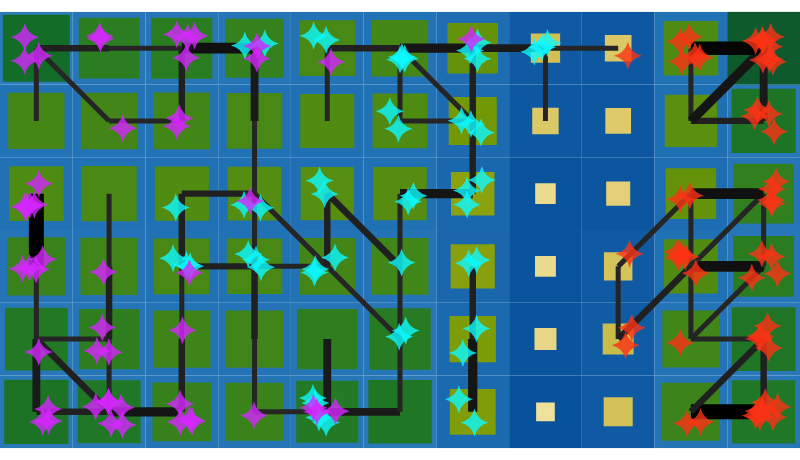

Here is the notebook cell this chart was saved with:
### Code cell
fig1 = basin.pond() \
    .pad_layer(gap="nogap") \
    .rhizome_layer() \
    .attraction_layer(X_scaled, marker=dict(color=marker_colors, symbol="star-diamond", size=20, opacity=.8), name="Projection of training data colored by class") \
    .visualize(**plot_args);

### Figure 1 — Plotly figure (JSON) as saved in the notebook; plotly's stock layout.template omitted (floating-point values rounded to 4 significant figures; data arrays with more than 128 entries replaced by an {"elided": "..."} marker saying what was removed)
{"data": [{"marker": {"color": {"elided": "150 str values"}, "opacity": 0.8, "size": 20, "symbol": "star-diamond"}, "mode": "markers", "name": "Projection of training data colored by class", "x": {"elided": "150 float values"}, "y": {"elided": "150 float values"}, "type": "scatter"}], "layout": {"shapes": [{"fillcolor": "rgb(41, 121, 185)", "layer": "between", "line": {"width": 0}, "type": "rect", "x0": -0.5, "x1": 0.5, "xref": "x", "y0": -0.5, "y1": 0.5, "yref": "y"}, {"fillcolor": "rgb(40, 120, 185)", "layer": "between", "line": {"width": 0}, "type": "rect", "x0": 0.5, "x1": 1.5, "xref": "x", "y0": -0.5, "y1": 0.5, "yref": "y"}, {"fillcolor": "rgb(36, 116, 183)", "layer": "between", "line": {"width": 0}, "type": "rect", "x0": 1.5, "x1": 2.5, "xref": "x", "y0": -0.5, "y1": 0.5, "yref": "y"}, {"fillcolor": "rgb(36, 116, 182)", "layer": "between", "line": {"width": 0}, "type": "rect", "x0": 2.5, "x1": 3.5, "xref": "x", "y0": -0.5, "y1": 0.5, "yref": "y"}, {"fillcolor": "rgb(39, 119, 184)", "layer": "between", "line": {"width": 0}, "type": "rect", "x0": 3.5, "x1": 4.5, "xref": "x", "y0": -0.5, "y1": 0.5, "yref": "y"}, {"fillcolor": "rgb(41, 121, 185)", "layer": "between", "line": {"width": 0}, "type": "rect", "x0": 4.5, "x1": 5.5, "xref": "x", "y0": -0.5, "y1": 0.5, "yref": "y"}, {"fillcolor": "rgb(27, 105, 175)", "layer": "between", "line": {"width": 0}, "type": "rect", "x0": 5.5, "x1": 6.5, "xref": "x", "y0": -0.5, "y1": 0.5, "yref": "y"}, {"fillcolor": "rgb(8, 81, 156)", "layer": "between", "line": {"width": 0}, "type": "rect", "x0": 6.5, "x1": 7.5, "xref": "x", "y0": -0.5, "y1": 0.5, "yref": "y"}, {"fillcolor": "rgb(15, 90, 163)", "layer": "between", "line": {"width": 0}, "type": "rect", "x0": 7.5, "x1": 8.5, "xref": "x", "y0": -0.5, "y1": 0.5, "yref": "y"}, {"fillcolor": "rgb(36, 116, 182)", "layer": "between", "line": {"width": 0}, "type": "rect", "x0": 8.5, "x1": 9.5, "xref": "x", "y0": -0.5, "y1": 0.5, "yref": "y"}, {"fillcolor": "rgb(40, 120, 185)", "layer": "between", "line": {"width": 0}, "type": "rect", "x0": 9.5, "x1": 10.5, "xref": "x", "y0": -0.5, "y1": 0.5, "yref": "y"}, {"fillcolor": "rgb(40, 120, 185)", "layer": "between", "line": {"width": 0}, "type": "rect", "x0": -0.5, "x1": 0.5, "xref": "x", "y0": 0.5, "y1": 1.5, "yref": "y"}, {"fillcolor": "rgb(38, 118, 183)", "layer": "between", "line": {"width": 0}, "type": "rect", "x0": 0.5, "x1": 1.5, "xref": "x", "y0": 0.5, "y1": 1.5, "yref": "y"}, {"fillcolor": "rgb(35, 115, 182)", "layer": "between", "line": {"width": 0}, "type": "rect", "x0": 1.5, "x1": 2.5, "xref": "x", "y0": 0.5, "y1": 1.5, "yref": "y"}, {"fillcolor": "rgb(35, 115, 182)", "layer": "between", "line": {"width": 0}, "type": "rect", "x0": 2.5, "x1": 3.5, "xref": "x", "y0": 0.5, "y1": 1.5, "yref": "y"}, {"fillcolor": "rgb(38, 118, 183)", "layer": "between", "line": {"width": 0}, "type": "rect", "x0": 3.5, "x1": 4.5, "xref": "x", "y0": 0.5, "y1": 1.5, "yref": "y"}, {"fillcolor": "rgb(39, 119, 184)", "layer": "between", "line": {"width": 0}, "type": "rect", "x0": 4.5, "x1": 5.5, "xref": "x", "y0": 0.5, "y1": 1.5, "yref": "y"}, {"fillcolor": "rgb(27, 105, 175)", "layer": "between", "line": {"width": 0}, "type": "rect", "x0": 5.5, "x1": 6.5, "xref": "x", "y0": 0.5, "y1": 1.5, "yref": "y"}, {"fillcolor": "rgb(10, 84, 158)", "layer": "between", "line": {"width": 0}, "type": "rect", "x0": 6.5, "x1": 7.5, "xref": "x", "y0": 0.5, "y1": 1.5, "yref": "y"}, {"fillcolor": "rgb(16, 92, 164)", "layer": "between", "line": {"width": 0}, "type": "rect", "x0": 7.5, "x1": 8.5, "xref": "x", "y0": 0.5, "y1": 1.5, "yref": "y"}, {"fillcolor": "rgb(35, 115, 182)", "layer": "between", "line": {"width": 0}, "type": "rect", "x0": 8.5, "x1": 9.5, "xref": "x", "y0": 0.5, "y1": 1.5, "yref": "y"}, {"fillcolor": "rgb(41, 121, 185)", "layer": "between", "line": {"width": 0}, "type": "rect", "x0": 9.5, "x1": 10.5, "xref": "x", "y0": 0.5, "y1": 1.5, "yref": "y"}, {"fillcolor": "rgb(36, 116, 183)", "layer": "between", "line": {"width": 0}, "type": "rect", "x0": -0.5, "x1": 0.5, "xref": "x", "y0": 1.5, "y1": 2.5, "yref": "y"}, {"fillcolor": "rgb(35, 115, 182)", "layer": "between", "line": {"width": 0}, "type": "rect", "x0": 0.5, "x1": 1.5, "xref": "x", "y0": 1.5, "y1": 2.5, "yref": "y"}, {"fillcolor": "rgb(33, 113, 181)", "layer": "between", "line": {"width": 0}, "type": "rect", "x0": 1.5, "x1": 2.5, "xref": "x", "y0": 1.5, "y1": 2.5, "yref": "y"}, {"fillcolor": "rgb(33, 113, 181)", "layer": "between", "line": {"width": 0}, "type": "rect", "x0": 2.5, "x1": 3.5, "xref": "x", "y0": 1.5, "y1": 2.5, "yref": "y"}, {"fillcolor": "rgb(34, 114, 182)", "layer": "between", "line": {"width": 0}, "type": "rect", "x0": 3.5, "x1": 4.5, "xref": "x", "y0": 1.5, "y1": 2.5, "yref": "y"}, {"fillcolor": "rgb(35, 115, 182)", "layer": "between", "line": {"width": 0}, "type": "rect", "x0": 4.5, "x1": 5.5, "xref": "x", "y0": 1.5, "y1": 2.5, "yref": "y"}, {"fillcolor": "rgb(26, 103, 174)", "layer": "between", "line": {"width": 0}, "type": "rect", "x0": 5.5, "x1": 6.5, "xref": "x", "y0": 1.5, "y1": 2.5, "yref": "y"}, {"fillcolor": "rgb(10, 83, 158)", "layer": "between", "line": {"width": 0}, "type": "rect", "x0": 6.5, "x1": 7.5, "xref": "x", "y0": 1.5, "y1": 2.5, "yref": "y"}, {"fillcolor": "rgb(15, 90, 163)", "layer": "between", "line": {"width": 0}, "type": "rect", "x0": 7.5, "x1": 8.5, "xref": "x", "y0": 1.5, "y1": 2.5, "yref": "y"}, {"fillcolor": "rgb(32, 112, 180)", "layer": "between", "line": {"width": 0}, "type": "rect", "x0": 8.5, "x1": 9.5, "xref": "x", "y0": 1.5, "y1": 2.5, "yref": "y"}, {"fillcolor": "rgb(38, 118, 184)", "layer": "between", "line": {"width": 0}, "type": "rect", "x0": 9.5, "x1": 10.5, "xref": "x", "y0": 1.5, "y1": 2.5, "yref": "y"}, {"fillcolor": "rgb(33, 113, 181)", "layer": "between", "line": {"width": 0}, "type": "rect", "x0": -0.5, "x1": 0.5, "xref": "x", "y0": 2.5, "y1": 3.5, "yref": "y"}, {"fillcolor": "rgb(33, 113, 181)", "layer": "between", "line": {"width": 0}, "type": "rect", "x0": 0.5, "x1": 1.5, "xref": "x", "y0": 2.5, "y1": 3.5, "yref": "y"}, {"fillcolor": "rgb(32, 112, 180)", "layer": "between", "line": {"width": 0}, "type": "rect", "x0": 1.5, "x1": 2.5, "xref": "x", "y0": 2.5, "y1": 3.5, "yref": "y"}, {"fillcolor": "rgb(32, 112, 180)", "layer": "between", "line": {"width": 0}, "type": "rect", "x0": 2.5, "x1": 3.5, "xref": "x", "y0": 2.5, "y1": 3.5, "yref": "y"}, {"fillcolor": "rgb(32, 111, 180)", "layer": "between", "line": {"width": 0}, "type": "rect", "x0": 3.5, "x1": 4.5, "xref": "x", "y0": 2.5, "y1": 3.5, "yref": "y"}, {"fillcolor": "rgb(32, 112, 180)", "layer": "between", "line": {"width": 0}, "type": "rect", "x0": 4.5, "x1": 5.5, "xref": "x", "y0": 2.5, "y1": 3.5, "yref": "y"}, {"fillcolor": "rgb(25, 103, 173)", "layer": "between", "line": {"width": 0}, "type": "rect", "x0": 5.5, "x1": 6.5, "xref": "x", "y0": 2.5, "y1": 3.5, "yref": "y"}, {"fillcolor": "rgb(9, 83, 157)", "layer": "between", "line": {"width": 0}, "type": "rect", "x0": 6.5, "x1": 7.5, "xref": "x", "y0": 2.5, "y1": 3.5, "yref": "y"}, {"fillcolor": "rgb(12, 86, 160)", "layer": "between", "line": {"width": 0}, "type": "rect", "x0": 7.5, "x1": 8.5, "xref": "x", "y0": 2.5, "y1": 3.5, "yref": "y"}, {"fillcolor": "rgb(30, 109, 178)", "layer": "between", "line": {"width": 0}, "type": "rect", "x0": 8.5, "x1": 9.5, "xref": "x", "y0": 2.5, "y1": 3.5, "yref": "y"}, {"fillcolor": "rgb(37, 117, 183)", "layer": "between", "line": {"width": 0}, "type": "rect", "x0": 9.5, "x1": 10.5, "xref": "x", "y0": 2.5, "y1": 3.5, "yref": "y"}, {"fillcolor": "rgb(34, 114, 182)", "layer": "between", "line": {"width": 0}, "type": "rect", "x0": -0.5, "x1": 0.5, "xref": "x", "y0": 3.5, "y1": 4.5, "yref": "y"}, {"fillcolor": "rgb(34, 114, 182)", "layer": "between", "line": {"width": 0}, "type": "rect", "x0": 0.5, "x1": 1.5, "xref": "x", "y0": 3.5, "y1": 4.5, "yref": "y"}, {"fillcolor": "rgb(34, 114, 182)", "layer": "between", "line": {"width": 0}, "type": "rect", "x0": 1.5, "x1": 2.5, "xref": "x", "y0": 3.5, "y1": 4.5, "yref": "y"}, {"fillcolor": "rgb(33, 113, 181)", "layer": "between", "line": {"width": 0}, "type": "rect", "x0": 2.5, "x1": 3.5, "xref": "x", "y0": 3.5, "y1": 4.5, "yref": "y"}, {"fillcolor": "rgb(32, 112, 180)", "layer": "between", "line": {"width": 0}, "type": "rect", "x0": 3.5, "x1": 4.5, "xref": "x", "y0": 3.5, "y1": 4.5, "yref": "y"}, {"fillcolor": "rgb(33, 113, 181)", "layer": "between", "line": {"width": 0}, "type": "rect", "x0": 4.5, "x1": 5.5, "xref": "x", "y0": 3.5, "y1": 4.5, "yref": "y"}, {"fillcolor": "rgb(28, 107, 176)", "layer": "between", "line": {"width": 0}, "type": "rect", "x0": 5.5, "x1": 6.5, "xref": "x", "y0": 3.5, "y1": 4.5, "yref": "y"}, {"fillcolor": "rgb(13, 88, 161)", "layer": "between", "line": {"width": 0}, "type": "rect", "x0": 6.5, "x1": 7.5, "xref": "x", "y0": 3.5, "y1": 4.5, "yref": "y"}, {"fillcolor": "rgb(13, 87, 161)", "layer": "between", "line": {"width": 0}, "type": "rect", "x0": 7.5, "x1": 8.5, "xref": "x", "y0": 3.5, "y1": 4.5, "yref": "y"}, {"fillcolor": "rgb(31, 111, 179)", "layer": "between", "line": {"width": 0}, "type": "rect", "x0": 8.5, "x1": 9.5, "xref": "x", "y0": 3.5, "y1": 4.5, "yref": "y"}, {"fillcolor": "rgb(41, 121, 185)", "layer": "between", "line": {"width": 0}, "type": "rect", "x0": 9.5, "x1": 10.5, "xref": "x", "y0": 3.5, "y1": 4.5, "yref": "y"}, {"fillcolor": "rgb(44, 124, 187)", "layer": "between", "line": {"width": 0}, "type": "rect", "x0": -0.5, "x1": 0.5, "xref": "x", "y0": 4.5, "y1": 5.5, "yref": "y"}, {"fillcolor": "rgb(38, 118, 184)", "layer": "between", "line": {"width": 0}, "type": "rect", "x0": 0.5, "x1": 1.5, "xref": "x", "y0": 4.5, "y1": 5.5, "yref": "y"}, {"fillcolor": "rgb(38, 118, 184)", "layer": "between", "line": {"width": 0}, "type": "rect", "x0": 1.5, "x1": 2.5, "xref": "x", "y0": 4.5, "y1": 5.5, "yref": "y"}, {"fillcolor": "rgb(37, 117, 183)", "layer": "between", "line": {"width": 0}, "type": "rect", "x0": 2.5, "x1": 3.5, "xref": "x", "y0": 4.5, "y1": 5.5, "yref": "y"}, {"fillcolor": "rgb(34, 114, 181)", "layer": "between", "line": {"width": 0}, "type": "rect", "x0": 3.5, "x1": 4.5, "xref": "x", "y0": 4.5, "y1": 5.5, "yref": "y"}, {"fillcolor": "rgb(34, 114, 182)", "layer": "between", "line": {"width": 0}, "type": "rect", "x0": 4.5, "x1": 5.5, "xref": "x", "y0": 4.5, "y1": 5.5, "yref": "y"}, {"fillcolor": "rgb(30, 109, 178)", "layer": "between", "line": {"width": 0}, "type": "rect", "x0": 5.5, "x1": 6.5, "xref": "x", "y0": 4.5, "y1": 5.5, "yref": "y"}, {"fillcolor": "rgb(15, 90, 163)", "layer": "between", "line": {"width": 0}, "type": "rect", "x0": 6.5, "x1": 7.5, "xref": "x", "y0": 4.5, "y1": 5.5, "yref": "y"}, {"fillcolor": "rgb(13, 88, 161)", "layer": "between", "line": {"width": 0}, "type": "rect", "x0": 7.5, "x1": 8.5, "xref": "x", "y0": 4.5, "y1": 5.5, "yref": "y"}, {"fillcolor": "rgb(33, 113, 181)", "layer": "between", "line": {"width": 0}, "type": "rect", "x0": 8.5, "x1": 9.5, "xref": "x", "y0": 4.5, "y1": 5.5, "yref": "y"}, {"fillcolor": "rgb(49, 129, 189)", "layer": "between", "line": {"width": 0}, "type": "rect", "x0": 9.5, "x1": 10.5, "xref": "x", "y0": 4.5, "y1": 5.5, "yref": "y"}, {"fillcolor": "rgb(28, 115, 38)", "layer": "between", "line": {"width": 0}, "type": "rect", "x0": -0.4422, "x1": 0.4422, "xref": "x", "y0": -0.4422, "y1": 0.4422, "yref": "y"}, {"fillcolor": "rgb(32, 119, 37)", "layer": "between", "line": {"width": 0}, "type": "rect", "x0": 0.5662, "x1": 1.434, "xref": "x", "y0": -0.4338, "y1": 0.4338, "yref": "y"}, {"fillcolor": "rgb(55, 129, 28)", "layer": "between", "line": {"width": 0}, "type": "rect", "x0": 1.596, "x1": 2.404, "xref": "x", "y0": -0.4039, "y1": 0.4039, "yref": "y"}, {"fillcolor": "rgb(58, 131, 27)", "layer": "between", "line": {"width": 0}, "type": "rect", "x0": 2.601, "x1": 3.399, "xref": "x", "y0": -0.3993, "y1": 0.3993, "yref": "y"}, {"fillcolor": "rgb(36, 122, 36)", "layer": "between", "line": {"width": 0}, "type": "rect", "x0": 3.573, "x1": 4.427, "xref": "x", "y0": -0.4269, "y1": 0.4269, "yref": "y"}, {"fillcolor": "rgb(31, 118, 37)", "layer": "between", "line": {"width": 0}, "type": "rect", "x0": 4.564, "x1": 5.436, "xref": "x", "y0": -0.4362, "y1": 0.4362, "yref": "y"}, {"fillcolor": "rgb(127, 157, 9)", "layer": "between", "line": {"width": 0}, "type": "rect", "x0": 5.685, "x1": 6.315, "xref": "x", "y0": -0.3154, "y1": 0.3154, "yref": "y"}, {"fillcolor": "rgb(239, 225, 156)", "layer": "between", "line": {"width": 0}, "type": "rect", "x0": 6.872, "x1": 7.128, "xref": "x", "y0": -0.1284, "y1": 0.1284, "yref": "y"}, {"fillcolor": "rgb(209, 193, 86)", "layer": "between", "line": {"width": 0}, "type": "rect", "x0": 7.8, "x1": 8.2, "xref": "x", "y0": -0.2, "y1": 0.2, "yref": "y"}, {"fillcolor": "rgb(59, 131, 26)", "layer": "between", "line": {"width": 0}, "type": "rect", "x0": 8.602, "x1": 9.398, "xref": "x", "y0": -0.3984, "y1": 0.3984, "yref": "y"}, {"fillcolor": "rgb(32, 119, 37)", "layer": "between", "line": {"width": 0}, "type": "rect", "x0": 9.566, "x1": 10.43, "xref": "x", "y0": -0.4341, "y1": 0.4341, "yref": "y"}, {"fillcolor": "rgb(34, 120, 36)", "layer": "between", "line": {"width": 0}, "type": "rect", "x0": -0.4304, "x1": 0.4304, "xref": "x", "y0": 0.5696, "y1": 1.43, "yref": "y"}, {"fillcolor": "rgb(46, 126, 32)", "layer": "between", "line": {"width": 0}, "type": "rect", "x0": 0.5852, "x1": 1.415, "xref": "x", "y0": 0.5852, "y1": 1.415, "yref": "y"}, {"fillcolor": "rgb(62, 132, 25)", "layer": "between", "line": {"width": 0}, "type": "rect", "x0": 1.605, "x1": 2.395, "xref": "x", "y0": 0.6053, "y1": 1.395, "yref": "y"}, {"fillcolor": "rgb(63, 133, 25)", "layer": "between", "line": {"width": 0}, "type": "rect", "x0": 2.606, "x1": 3.394, "xref": "x", "y0": 0.6063, "y1": 1.394, "yref": "y"}, {"fillcolor": "rgb(46, 126, 32)", "layer": "between", "line": {"width": 0}, "type": "rect", "x0": 3.585, "x1": 4.415, "xref": "x", "y0": 0.5854, "y1": 1.415, "yref": "y"}, {"fillcolor": "rgb(39, 123, 34)", "layer": "between", "line": {"width": 0}, "type": "rect", "x0": 4.577, "x1": 5.423, "xref": "x", "y0": 0.5769, "y1": 1.423, "yref": "y"}, {"fillcolor": "rgb(124, 156, 8)", "layer": "between", "line": {"width": 0}, "type": "rect", "x0": 5.681, "x1": 6.319, "xref": "x", "y0": 0.6813, "y1": 1.319, "yref": "y"}, {"fillcolor": "rgb(231, 214, 133)", "layer": "between", "line": {"width": 0}, "type": "rect", "x0": 6.849, "x1": 7.151, "xref": "x", "y0": 0.8488, "y1": 1.151, "yref": "y"}, {"fillcolor": "rgb(202, 188, 74)", "layer": "between", "line": {"width": 0}, "type": "rect", "x0": 7.787, "x1": 8.213, "xref": "x", "y0": 0.7872, "y1": 1.213, "yref": "y"}, {"fillcolor": "rgb(65, 134, 24)", "layer": "between", "line": {"width": 0}, "type": "rect", "x0": 8.609, "x1": 9.391, "xref": "x", "y0": 0.6085, "y1": 1.391, "yref": "y"}, {"fillcolor": "rgb(31, 117, 37)", "layer": "between", "line": {"width": 0}, "type": "rect", "x0": 9.563, "x1": 10.44, "xref": "x", "y0": 0.5628, "y1": 1.437, "yref": "y"}, {"fillcolor": "rgb(57, 130, 27)", "layer": "between", "line": {"width": 0}, "type": "rect", "x0": -0.4008, "x1": 0.4008, "xref": "x", "y0": 1.599, "y1": 2.401, "yref": "y"}, {"fillcolor": "rgb(63, 133, 25)", "layer": "between", "line": {"width": 0}, "type": "rect", "x0": 0.606, "x1": 1.394, "xref": "x", "y0": 1.606, "y1": 2.394, "yref": "y"}, {"fillcolor": "rgb(72, 137, 21)", "layer": "between", "line": {"width": 0}, "type": "rect", "x0": 1.618, "x1": 2.382, "xref": "x", "y0": 1.618, "y1": 2.382, "yref": "y"}, {"fillcolor": "rgb(72, 137, 21)", "layer": "between", "line": {"width": 0}, "type": "rect", "x0": 2.618, "x1": 3.382, "xref": "x", "y0": 1.618, "y1": 2.382, "yref": "y"}, {"fillcolor": "rgb(67, 134, 23)", "layer": "between", "line": {"width": 0}, "type": "rect", "x0": 3.611, "x1": 4.389, "xref": "x", "y0": 1.611, "y1": 2.389, "yref": "y"}, {"fillcolor": "rgb(64, 134, 24)", "layer": "between", "line": {"width": 0}, "type": "rect", "x0": 4.608, "x1": 5.392, "xref": "x", "y0": 1.608, "y1": 2.392, "yref": "y"}, {"fillcolor": "rgb(136, 160, 13)", "layer": "between", "line": {"width": 0}, "type": "rect", "x0": 5.696, "x1": 6.304, "xref": "x", "y0": 1.696, "y1": 2.304, "yref": "y"}, {"fillcolor": "rgb(233, 218, 141)", "layer": "between", "line": {"width": 0}, "type": "rect", "x0": 6.856, "x1": 7.144, "xref": "x", "y0": 1.856, "y1": 2.144, "yref": "y"}, {"fillcolor": "rgb(212, 194, 90)", "layer": "between", "line": {"width": 0}, "type": "rect", "x0": 7.804, "x1": 8.196, "xref": "x", "y0": 1.804, "y1": 2.196, "yref": "y"}, {"fillcolor": "rgb(80, 140, 18)", "layer": "between", "line": {"width": 0}, "type": "rect", "x0": 8.627, "x1": 9.373, "xref": "x", "y0": 1.627, "y1": 2.373, "yref": "y"}, {"fillcolor": "rgb(43, 124, 33)", "layer": "between", "line": {"width": 0}, "type": "rect", "x0": 9.582, "x1": 10.42, "xref": "x", "y0": 1.582, "y1": 2.418, "yref": "y"}, {"fillcolor": "rgb(77, 139, 19)", "layer": "between", "line": {"width": 0}, "type": "rect", "x0": -0.3756, "x1": 0.3756, "xref": "x", "y0": 2.624, "y1": 3.376, "yref": "y"}, {"fillcolor": "rgb(74, 138, 20)", "layer": "between", "line": {"width": 0}, "type": "rect", "x0": 0.6206, "x1": 1.379, "xref": "x", "y0": 2.621, "y1": 3.379, "yref": "y"}, {"fillcolor": "rgb(80, 140, 18)", "layer": "between", "line": {"width": 0}, "type": "rect", "x0": 1.628, "x1": 2.372, "xref": "x", "y0": 2.628, "y1": 3.372, "yref": "y"}, {"fillcolor": "rgb(83, 141, 17)", "layer": "between", "line": {"width": 0}, "type": "rect", "x0": 2.631, "x1": 3.369, "xref": "x", "y0": 2.631, "y1": 3.369, "yref": "y"}, {"fillcolor": "rgb(85, 142, 16)", "layer": "between", "line": {"width": 0}, "type": "rect", "x0": 3.634, "x1": 4.366, "xref": "x", "y0": 2.634, "y1": 3.366, "yref": "y"}, {"fillcolor": "rgb(84, 141, 17)", "layer": "between", "line": {"width": 0}, "type": "rect", "x0": 4.633, "x1": 5.367, "xref": "x", "y0": 2.633, "y1": 3.367, "yref": "y"}, {"fillcolor": "rgb(140, 161, 14)", "layer": "between", "line": {"width": 0}, "type": "rect", "x0": 5.701, "x1": 6.299, "xref": "x", "y0": 2.701, "y1": 3.299, "yref": "y"}, {"fillcolor": "rgb(234, 219, 143)", "layer": "between", "line": {"width": 0}, "type": "rect", "x0": 6.859, "x1": 7.141, "xref": "x", "y0": 2.859, "y1": 3.141, "yref": "y"}, {"fillcolor": "rgb(226, 207, 119)", "layer": "between", "line": {"width": 0}, "type": "rect", "x0": 7.835, "x1": 8.165, "xref": "x", "y0": 2.835, "y1": 3.165, "yref": "y"}, {"fillcolor": "rgb(100, 147, 11)", "layer": "between", "line": {"width": 0}, "type": "rect", "x0": 8.652, "x1": 9.348, "xref": "x", "y0": 2.652, "y1": 3.348, "yref": "y"}, {"fillcolor": "rgb(49, 127, 30)", "layer": "between", "line": {"width": 0}, "type": "rect", "x0": 9.59, "x1": 10.41, "xref": "x", "y0": 2.59, "y1": 3.41, "yref": "y"}, {"fillcolor": "rgb(68, 135, 23)", "layer": "between", "line": {"width": 0}, "type": "rect", "x0": -0.3873, "x1": 0.3873, "xref": "x", "y0": 3.613, "y1": 4.387, "yref": "y"}, {"fillcolor": "rgb(67, 134, 23)", "layer": "between", "line": {"width": 0}, "type": "rect", "x0": 0.6111, "x1": 1.389, "xref": "x", "y0": 3.611, "y1": 4.389, "yref": "y"}, {"fillcolor": "rgb(66, 134, 23)", "layer": "between", "line": {"width": 0}, "type": "rect", "x0": 1.611, "x1": 2.389, "xref": "x", "y0": 3.611, "y1": 4.389, "yref": "y"}, {"fillcolor": "rgb(72, 137, 21)", "layer": "between", "line": {"width": 0}, "type": "rect", "x0": 2.618, "x1": 3.382, "xref": "x", "y0": 3.618, "y1": 4.382, "yref": "y"}, {"fillcolor": "rgb(81, 140, 18)", "layer": "between", "line": {"width": 0}, "type": "rect", "x0": 3.629, "x1": 4.371, "xref": "x", "y0": 3.629, "y1": 4.371, "yref": "y"}, {"fillcolor": "rgb(77, 139, 19)", "layer": "between", "line": {"width": 0}, "type": "rect", "x0": 4.624, "x1": 5.376, "xref": "x", "y0": 3.624, "y1": 4.376, "yref": "y"}, {"fillcolor": "rgb(114, 152, 6)", "layer": "between", "line": {"width": 0}, "type": "rect", "x0": 5.67, "x1": 6.33, "xref": "x", "y0": 3.67, "y1": 4.33, "yref": "y"}, {"fillcolor": "rgb(219, 200, 103)", "layer": "between", "line": {"width": 0}, "type": "rect", "x0": 6.818, "x1": 7.182, "xref": "x", "y0": 3.818, "y1": 4.182, "yref": "y"}, {"fillcolor": "rgb(222, 202, 107)", "layer": "between", "line": {"width": 0}, "type": "rect", "x0": 7.823, "x1": 8.177, "xref": "x", "y0": 3.823, "y1": 4.177, "yref": "y"}, {"fillcolor": "rgb(90, 143, 15)", "layer": "between", "line": {"width": 0}, "type": "rect", "x0": 8.64, "x1": 9.36, "xref": "x", "y0": 3.64, "y1": 4.36, "yref": "y"}, {"fillcolor": "rgb(29, 116, 38)", "layer": "between", "line": {"width": 0}, "type": "rect", "x0": 9.559, "x1": 10.44, "xref": "x", "y0": 3.559, "y1": 4.441, "yref": "y"}, {"fillcolor": "rgb(20, 108, 41)", "layer": "between", "line": {"width": 0}, "type": "rect", "x0": -0.4602, "x1": 0.4602, "xref": "x", "y0": 4.54, "y1": 5.46, "yref": "y"}, {"fillcolor": "rgb(44, 125, 33)", "layer": "between", "line": {"width": 0}, "type": "rect", "x0": 0.5825, "x1": 1.417, "xref": "x", "y0": 4.583, "y1": 5.417, "yref": "y"}, {"fillcolor": "rgb(42, 124, 33)", "layer": "between", "line": {"width": 0}, "type": "rect", "x0": 1.58, "x1": 2.42, "xref": "x", "y0": 4.58, "y1": 5.42, "yref": "y"}, {"fillcolor": "rgb(53, 129, 29)", "layer": "between", "line": {"width": 0}, "type": "rect", "x0": 2.595, "x1": 3.405, "xref": "x", "y0": 4.595, "y1": 5.405, "yref": "y"}, {"fillcolor": "rgb(72, 137, 21)", "layer": "between", "line": {"width": 0}, "type": "rect", "x0": 3.617, "x1": 4.383, "xref": "x", "y0": 4.617, "y1": 5.383, "yref": "y"}, {"fillcolor": "rgb(68, 135, 23)", "layer": "between", "line": {"width": 0}, "type": "rect", "x0": 4.612, "x1": 5.388, "xref": "x", "y0": 4.612, "y1": 5.388, "yref": "y"}, {"fillcolor": "rgb(100, 147, 11)", "layer": "between", "line": {"width": 0}, "type": "rect", "x0": 5.652, "x1": 6.348, "xref": "x", "y0": 4.652, "y1": 5.348, "yref": "y"}, {"fillcolor": "rgb(209, 192, 84)", "layer": "between", "line": {"width": 0}, "type": "rect", "x0": 6.799, "x1": 7.201, "xref": "x", "y0": 4.799, "y1": 5.201, "yref": "y"}, {"fillcolor": "rgb(219, 199, 102)", "layer": "between", "line": {"width": 0}, "type": "rect", "x0": 7.817, "x1": 8.183, "xref": "x", "y0": 4.817, "y1": 5.183, "yref": "y"}, {"fillcolor": "rgb(77, 139, 19)", "layer": "between", "line": {"width": 0}, "type": "rect", "x0": 8.625, "x1": 9.375, "xref": "x", "y0": 4.625, "y1": 5.375, "yref": "y"}, {"fillcolor": "rgb(14, 90, 44)", "layer": "between", "line": {"width": 0}, "type": "rect", "x0": 9.5, "x1": 10.5, "xref": "x", "y0": 4.5, "y1": 5.5, "yref": "y"}, {"layer": "between", "line": {"color": "rgb(32, 32, 32)", "width": 6.429}, "type": "line", "x0": 0, "x1": 1, "y0": 0, "y1": 0}, {"layer": "between", "line": {"color": "rgb(26, 26, 26)", "width": 7.857}, "type": "line", "x0": 0, "x1": 0, "y0": 0, "y1": 1}, {"layer": "between", "line": {"color": "rgb(21, 21, 21)", "width": 9.286}, "type": "line", "x0": 1, "x1": 2, "y0": 0, "y1": 0}, {"layer": "between", "line": {"color": "rgb(32, 32, 32)", "width": 6.429}, "type": "line", "x0": 1, "x1": 0, "y0": 0, "y1": 1}, {"layer": "between", "line": {"color": "rgb(37, 37, 37)", "width": 5.0}, "type": "line", "x0": 1, "x1": 1, "y0": 0, "y1": 1}, {"layer": "between", "line": {"color": "rgb(32, 32, 32)", "width": 6.429}, "type": "line", "x0": 2, "x1": 2, "y0": 0, "y1": 1}, {"layer": "between", "line": {"color": "rgb(37, 37, 37)", "width": 5.0}, "type": "line", "x0": 3, "x1": 4, "y0": 0, "y1": 0}, {"layer": "between", "line": {"color": "rgb(37, 37, 37)", "width": 5.0}, "type": "line", "x0": 3, "x1": 3, "y0": 0, "y1": 1}, {"layer": "between", "line": {"color": "rgb(26, 26, 26)", "width": 7.857}, "type": "line", "x0": 4, "x1": 5, "y0": 0, "y1": 0}, {"layer": "between", "line": {"color": "rgb(26, 26, 26)", "width": 7.857}, "type": "line", "x0": 4, "x1": 4, "y0": 0, "y1": 1}, {"layer": "between", "line": {"color": "rgb(37, 37, 37)", "width": 5.0}, "type": "line", "x0": 5, "x1": 5, "y0": 0, "y1": 1}, {"layer": "between", "line": {"color": "rgb(21, 21, 21)", "width": 9.286}, "type": "line", "x0": 6, "x1": 6, "y0": 0, "y1": 1}, {"layer": "between", "line": {"color": "rgb(0, 0, 0)", "width": 15.0}, "type": "line", "x0": 9, "x1": 10, "y0": 0, "y1": 0}, {"layer": "between", "line": {"color": "rgb(32, 32, 32)", "width": 6.429}, "type": "line", "x0": 9, "x1": 10, "y0": 0, "y1": 1}, {"layer": "between", "line": {"color": "rgb(32, 32, 32)", "width": 6.429}, "type": "line", "x0": 10, "x1": 10, "y0": 0, "y1": 1}, {"layer": "between", "line": {"color": "rgb(37, 37, 37)", "width": 5.0}, "type": "line", "x0": 0, "x1": 1, "y0": 1, "y1": 1}, {"layer": "between", "line": {"color": "rgb(37, 37, 37)", "width": 5.0}, "type": "line", "x0": 0, "x1": 0, "y0": 1, "y1": 2}, {"layer": "between", "line": {"color": "rgb(32, 32, 32)", "width": 6.429}, "type": "line", "x0": 1, "x1": 1, "y0": 1, "y1": 2}, {"layer": "between", "line": {"color": "rgb(37, 37, 37)", "width": 5.0}, "type": "line", "x0": 2, "x1": 2, "y0": 1, "y1": 2}, {"layer": "between", "line": {"color": "rgb(32, 32, 32)", "width": 6.429}, "type": "line", "x0": 3, "x1": 3, "y0": 1, "y1": 2}, {"layer": "between", "line": {"color": "rgb(37, 37, 37)", "width": 5.0}, "type": "line", "x0": 5, "x1": 4, "y0": 1, "y1": 2}, {"layer": "between", "line": {"color": "rgb(37, 37, 37)", "width": 5.0}, "type": "line", "x0": 5, "x1": 5, "y0": 1, "y1": 2}, {"layer": "between", "line": {"color": "rgb(32, 32, 32)", "width": 6.429}, "type": "line", "x0": 6, "x1": 6, "y0": 1, "y1": 2}, {"layer": "between", "line": {"color": "rgb(37, 37, 37)", "width": 5.0}, "type": "line", "x0": 8, "x1": 8, "y0": 1, "y1": 2}, {"layer": "between", "line": {"color": "rgb(32, 32, 32)", "width": 6.429}, "type": "line", "x0": 8, "x1": 9, "y0": 1, "y1": 2}, {"layer": "between", "line": {"color": "rgb(37, 37, 37)", "width": 5.0}, "type": "line", "x0": 9, "x1": 10, "y0": 1, "y1": 1}, {"layer": "between", "line": {"color": "rgb(37, 37, 37)", "width": 5.0}, "type": "line", "x0": 9, "x1": 9, "y0": 1, "y1": 2}, {"layer": "between", "line": {"color": "rgb(37, 37, 37)", "width": 5.0}, "type": "line", "x0": 9, "x1": 10, "y0": 1, "y1": 2}, {"layer": "between", "line": {"color": "rgb(0, 0, 0)", "width": 15.0}, "type": "line", "x0": 0, "x1": 0, "y0": 2, "y1": 3}, {"layer": "between", "line": {"color": "rgb(37, 37, 37)", "width": 5.0}, "type": "line", "x0": 1, "x1": 1, "y0": 2, "y1": 3}, {"layer": "between", "line": {"color": "rgb(32, 32, 32)", "width": 6.429}, "type": "line", "x0": 2, "x1": 3, "y0": 2, "y1": 2}, {"layer": "between", "line": {"color": "rgb(32, 32, 32)", "width": 6.429}, "type": "line", "x0": 2, "x1": 2, "y0": 2, "y1": 3}, {"layer": "between", "line": {"color": "rgb(37, 37, 37)", "width": 5.0}, "type": "line", "x0": 3, "x1": 4, "y0": 2, "y1": 2}, {"layer": "between", "line": {"color": "rgb(37, 37, 37)", "width": 5.0}, "type": "line", "x0": 3, "x1": 3, "y0": 2, "y1": 3}, {"layer": "between", "line": {"color": "rgb(37, 37, 37)", "width": 5.0}, "type": "line", "x0": 4, "x1": 3, "y0": 2, "y1": 3}, {"layer": "between", "line": {"color": "rgb(32, 32, 32)", "width": 6.429}, "type": "line", "x0": 4, "x1": 4, "y0": 2, "y1": 3}, {"layer": "between", "line": {"color": "rgb(32, 32, 32)", "width": 6.429}, "type": "line", "x0": 5, "x1": 4, "y0": 2, "y1": 3}, {"layer": "between", "line": {"color": "rgb(37, 37, 37)", "width": 5.0}, "type": "line", "x0": 5, "x1": 5, "y0": 2, "y1": 3}, {"layer": "between", "line": {"color": "rgb(37, 37, 37)", "width": 5.0}, "type": "line", "x0": 8, "x1": 9, "y0": 2, "y1": 3}, {"layer": "between", "line": {"color": "rgb(16, 16, 16)", "width": 10.71}, "type": "line", "x0": 9, "x1": 10, "y0": 2, "y1": 2}, {"layer": "between", "line": {"color": "rgb(37, 37, 37)", "width": 5.0}, "type": "line", "x0": 9, "x1": 9, "y0": 2, "y1": 3}, {"layer": "between", "line": {"color": "rgb(37, 37, 37)", "width": 5.0}, "type": "line", "x0": 9, "x1": 10, "y0": 2, "y1": 3}, {"layer": "between", "line": {"color": "rgb(37, 37, 37)", "width": 5.0}, "type": "line", "x0": 10, "x1": 10, "y0": 2, "y1": 3}, {"layer": "between", "line": {"color": "rgb(32, 32, 32)", "width": 6.429}, "type": "line", "x0": 2, "x1": 3, "y0": 3, "y1": 3}, {"layer": "between", "line": {"color": "rgb(37, 37, 37)", "width": 5.0}, "type": "line", "x0": 3, "x1": 3, "y0": 3, "y1": 4}, {"layer": "between", "line": {"color": "rgb(21, 21, 21)", "width": 9.286}, "type": "line", "x0": 5, "x1": 6, "y0": 3, "y1": 3}, {"layer": "between", "line": {"color": "rgb(32, 32, 32)", "width": 6.429}, "type": "line", "x0": 6, "x1": 6, "y0": 3, "y1": 4}, {"layer": "between", "line": {"color": "rgb(16, 16, 16)", "width": 10.71}, "type": "line", "x0": 9, "x1": 10, "y0": 3, "y1": 3}, {"layer": "between", "line": {"color": "rgb(37, 37, 37)", "width": 5.0}, "type": "line", "x0": 0, "x1": 0, "y0": 4, "y1": 5}, {"layer": "between", "line": {"color": "rgb(37, 37, 37)", "width": 5.0}, "type": "line", "x0": 1, "x1": 2, "y0": 4, "y1": 4}, {"layer": "between", "line": {"color": "rgb(37, 37, 37)", "width": 5.0}, "type": "line", "x0": 1, "x1": 0, "y0": 4, "y1": 5}, {"layer": "between", "line": {"color": "rgb(32, 32, 32)", "width": 6.429}, "type": "line", "x0": 2, "x1": 2, "y0": 4, "y1": 5}, {"layer": "between", "line": {"color": "rgb(26, 26, 26)", "width": 7.857}, "type": "line", "x0": 3, "x1": 3, "y0": 4, "y1": 5}, {"layer": "between", "line": {"color": "rgb(37, 37, 37)", "width": 5.0}, "type": "line", "x0": 4, "x1": 4, "y0": 4, "y1": 5}, {"layer": "between", "line": {"color": "rgb(37, 37, 37)", "width": 5.0}, "type": "line", "x0": 5, "x1": 6, "y0": 4, "y1": 4}, {"layer": "between", "line": {"color": "rgb(37, 37, 37)", "width": 5.0}, "type": "line", "x0": 5, "x1": 5, "y0": 4, "y1": 5}, {"layer": "between", "line": {"color": "rgb(37, 37, 37)", "width": 5.0}, "type": "line", "x0": 6, "x1": 5, "y0": 4, "y1": 5}, {"layer": "between", "line": {"color": "rgb(32, 32, 32)", "width": 6.429}, "type": "line", "x0": 6, "x1": 6, "y0": 4, "y1": 5}, {"layer": "between", "line": {"color": "rgb(37, 37, 37)", "width": 5.0}, "type": "line", "x0": 7, "x1": 7, "y0": 4, "y1": 5}, {"layer": "between", "line": {"color": "rgb(32, 32, 32)", "width": 6.429}, "type": "line", "x0": 9, "x1": 10, "y0": 4, "y1": 4}, {"layer": "between", "line": {"color": "rgb(37, 37, 37)", "width": 5.0}, "type": "line", "x0": 9, "x1": 9, "y0": 4, "y1": 5}, {"layer": "between", "line": {"color": "rgb(21, 21, 21)", "width": 9.286}, "type": "line", "x0": 9, "x1": 10, "y0": 4, "y1": 5}, {"layer": "between", "line": {"color": "rgb(26, 26, 26)", "width": 7.857}, "type": "line", "x0": 10, "x1": 10, "y0": 4, "y1": 5}, {"layer": "between", "line": {"color": "rgb(32, 32, 32)", "width": 6.429}, "type": "line", "x0": 0, "x1": 1, "y0": 5, "y1": 5}, {"layer": "between", "line": {"color": "rgb(37, 37, 37)", "width": 5.0}, "type": "line", "x0": 1, "x1": 2, "y0": 5, "y1": 5}, {"layer": "between", "line": {"color": "rgb(16, 16, 16)", "width": 10.71}, "type": "line", "x0": 2, "x1": 3, "y0": 5, "y1": 5}, {"layer": "between", "line": {"color": "rgb(32, 32, 32)", "width": 6.429}, "type": "line", "x0": 4, "x1": 5, "y0": 5, "y1": 5}, {"layer": "between", "line": {"color": "rgb(21, 21, 21)", "width": 9.286}, "type": "line", "x0": 5, "x1": 6, "y0": 5, "y1": 5}, {"layer": "between", "line": {"color": "rgb(26, 26, 26)", "width": 7.857}, "type": "line", "x0": 6, "x1": 7, "y0": 5, "y1": 5}, {"layer": "between", "line": {"color": "rgb(37, 37, 37)", "width": 5.0}, "type": "line", "x0": 7, "x1": 8, "y0": 5, "y1": 5}, {"layer": "between", "line": {"color": "rgb(5, 5, 5)", "width": 13.57}, "type": "line", "x0": 9, "x1": 10, "y0": 5, "y1": 5}], "xaxis": {"showticklabels": false, "range": [-0.5, 10.5], "scaleanchor": "y", "constrain": "domain", "ticks": "", "ticklen": 10, "ticklabelstandoff": 0, "zeroline": false, "showgrid": false}, "yaxis": {"showticklabels": false, "range": [-0.5, 5.5], "constrain": "domain", "ticks": "", "ticklen": 10, "ticklabelstandoff": 0, "zeroline": false, "showgrid": false}, "margin": {"l": 0, "r": 0, "t": 0, "b": 0, "pad": 0}, "font": {"size": 35}, "autosize": true, "showlegend": false, "width": 800, "height": 460, "paper_bgcolor": "rgba(0,0,0,0)", "plot_bgcolor": "rgba(0,0,0,0)"}}
